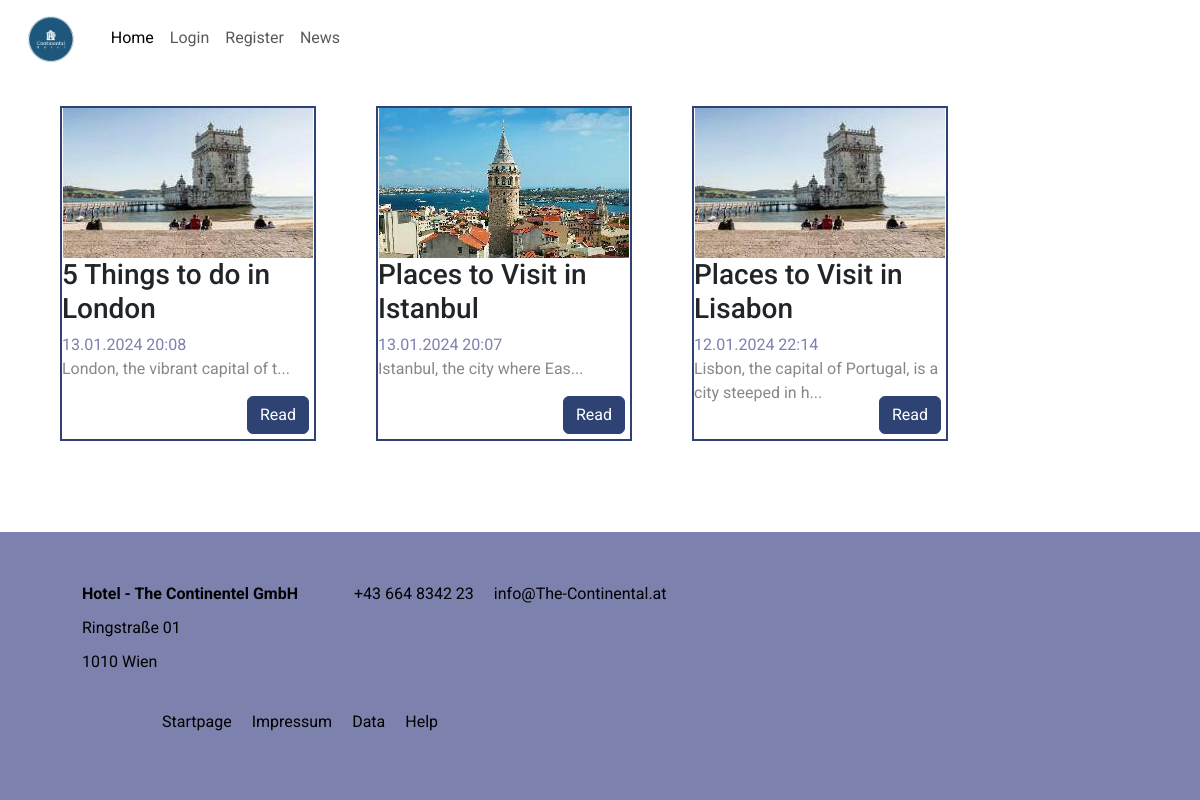
Page /news.php on the committed database.
### tables this page shows
CREATE TABLE `news` (
  `news_id` int(11) NOT NULL,
  `title` varchar(100) NOT NULL,
  `image` varchar(100) NOT NULL,
  `date` timestamp NOT NULL DEFAULT current_timestamp() ON UPDATE current_timestamp(),
  `author_id` int(11) NOT NULL,
  `body` text NOT NULL
);

### news.php (the view, shortened to what this page needs)
<?php
require_once('inc/connect.php');
if(!isset($_GET['read'])) {
    $query = $db->prepare('SELECT LEFT(body, 100) AS textview, news_id, title, `image`, UNIX_TIMESTAMP(`date`), author_id FROM news
    order by `date` desc;');
    $query->execute();
    $allenewsartikel = $query->get_result()->fetch_all(MYSQLI_ASSOC);
}
    ?>
<!DOCTYPE html>
<html lang="en">
<?php include 'inc/head.php'; ?>
<body>
    <?php
    include 'inc/navbar.php'
    ?>
    <div class="container">
        <div class="row">
            <?php if(!isset($message) && !isset($_GET['read'])) :?>
            <?php foreach ($allenewsartikel as $news) : ?>
            <?php
                $newsview = $news['textview'];
                $newsview = preg_replace('/&[^;]+;/', '', $newsview);
                $newsview = preg_replace('/<h1(.*?)<\/h1>/', '', $newsview);
            ?>
            <div class="news col-3">
                <img src="<?php echo $news['image']; ?>" alt="News Titelbild">
                <h3><?php echo $news['title']; ?></h3>
                <span class="newsdatum"><?php echo date('d.m.Y H:i',$news['UNIX_TIMESTAMP(`date`)']); ?></span><br>
                <span class="newsinhalt"><?php echo $newsview . "..."; ?></span><br>
                <a class="gotonews btn btn-primary" href="news.php?read=<?php echo $news['news_id'];?>" role="
                    button">Read</a><br>
            </div>
            <?php endforeach;?>
            <?php endif; ?>
        </div>
    </div>
    <?php
    include 'inc/footer.php'
    ?>
</body>
</html>

### style/style.css (style rules this page uses)
:root { --navy: #2e4374; --beige: #e5c3a6; --blue: #7c81ad; --lightnavy: #4b527e; --grey: #888888; }
html { height: 100%; }
body { min-height: 100%; display: flex; flex-direction: column; font-family: "Roboto"; scroll-behavior: smooth; }
a { font-size: 1rem; }
.news img { width: 250px; height: 150px; display: block; margin: auto; }
.news { position: relative; width: 256px; padding-bottom: 10px; padding-left: 0px; padding-right: 0px; height: auto; margin: 30px; border: 2px solid var(--navy); word-wrap: break-word; }
.newsinhalt { color: var(--grey); }
.newsdatum { float: left; color: var(--blue); padding: 0px; margin: 0px; }
.gotonews { float: right; margin: 5px; bottom: 0; right: 0; position: absolute; }
.btn-primary { background-color: var(--navy); border-color: var(--navy); }

### rows in the picture
news: image (picture), title "5 Things to do in London", UNIX_TIMESTAMP "13.01.2024 20:08", newsview "London, the vibrant capital of t"
news: image (picture), title "Places to Visit in Istanbul", UNIX_TIMESTAMP "13.01.2024 20:07", newsview "Istanbul, the city where Eas"
news: image (picture), title "Places to Visit in Lisabon", UNIX_TIMESTAMP "12.01.2024 22:14", newsview "Lisbon, the capital of Portugal, is a city steeped in h"
